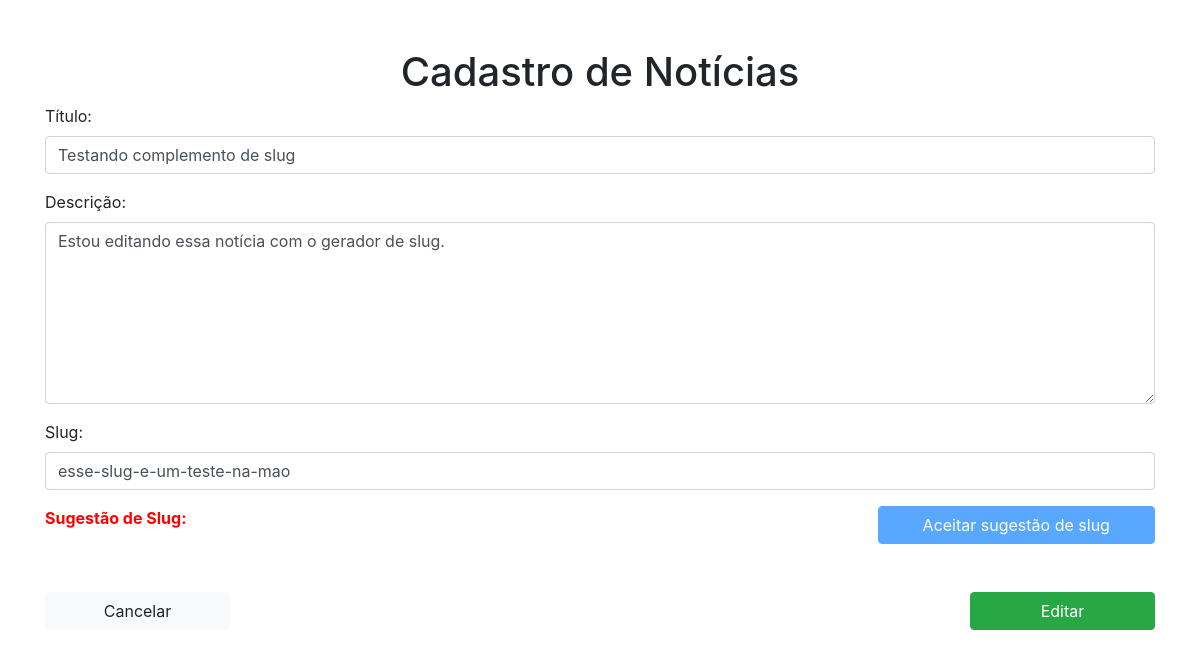
The app's page /editar.php?codigo=5 with its own data.
### tables this page shows
CREATE TABLE IF NOT EXISTS `noticia` (
  `id` int(11) NOT NULL AUTO_INCREMENT,
  `titulo` varchar(255) DEFAULT NULL,
  `descricao` longtext,
  `slug` varchar(255) DEFAULT NULL,
  `complemento` int(11) DEFAULT NULL,
  PRIMARY KEY (`id`)
);

### functions.php (called while the page is built, shortened)
<?php
$conexao = mysqli_connect('localhost','root','', 'crud_sem_lacos');
function get_conexao() {
    global $conexao;
    return $conexao;
}
function db_select($comando, $array=array(), $cabecalho=false) {
    $comando = !empty($array) ? sf($comando, $array) : $comando;
    $resultado = mysqli_query(get_conexao(), $comando);
    $saida = mysqli_fetch_all($resultado);
    $lista = array();
    $campos = campos($resultado);
    array_walk($saida, function($elementoPai, $chavePai) use (&$lista, $campos) {
        array_walk($elementoPai, function($valor, $chave) use (&$lista, $campos, $chavePai){
            $lista[$chavePai][$campos[$chave]] = $valor;
        });
    });
    $saida = $lista;
    array_walk_recursive($saida, function(&$item){
        $item = utf8_encode($item);
    });
    return $saida;
}
function db_select_one($comando, $array=array(), $cabecalho=false) {
    $retorno = db_select($comando, $array, $cabecalho);
    if (count($retorno) == 1) {
        $retorno = array_shift($retorno);
    } else {
        $retorno = false;
    }
    return $retorno;
}
function campos($resultado){
    $saida = mysqli_fetch_fields($resultado);
    array_walk($saida, function (&$campo) {
        $campo = $campo->name;
    });
    return $saida;
}
function sf($string, $array) {
    array_walk($array, function ($valor, $chave) use (&$string){
        $string = str_replace(":".$chave, $valor, $string);
    });
    return $string;
}

### editar.php (the view, shortened to what this page needs)
<?php
require_once('functions.php');
$sql = '
    SELECT
        n.id,
        n.titulo,
        n.descricao,
        IF(CONCAT(n.slug,"-",n.complemento) IS NOT NULL, CONCAT(n.slug,"-",n.complemento), n.slug) slug
    FROM
        noticia n
    WHERE
        id = :codigo
';
$noticia = db_select_one($sql, array(
    'codigo' => !empty($_GET['codigo']) ? $_GET['codigo'] : ""
));
?>
<!DOCTYPE html>
<html lang="pt-br">
    <head>
        <link rel="stylesheet" href="bootstrap/dist/css/bootstrap.min.css" />
    </head>
    <body>
        <div class="container">
            <br clear="both">
            <br clear="both">
            <div class="row div-titulo">
                <h1>Cadastro de Notícias</h1>
            </div>
            <form action="noticiaCRUD.php" method="POST">
                <div class="form-group">
                    <label for="titulo">Título:</label>
                    <input type="text" id="titulo" name="titulo" onkeyup="gera_slug(this.value);" value="<?php echo $noticia['titulo'] ; ?>" class="form-control col-md-12" maxLength="255">
                </div>
                <div class="form-group">
                    <label for="descricao">Descrição:</label>
                    <textarea name="descricao" id="descricao" class="form-control col-md-12" maxLength="4000" rows="7"><?php echo $noticia['descricao'] ; ?></textarea>
                </div>
                <div class="form-group">
                    <label for="slug">Slug:</label>
                    <input type="text" id="slug" name="slug" value="<?php echo $noticia['slug'] ; ?>" class="form-control col-md-12" maxLength="50">
                </div>
                <div class="slug-infos">
                    <span class="sug-slug-title">Sugestão de Slug: </span><span id="sug-slug" class="sug-slug-description"></span>
                    <button type="button" id="aceita-sugestao" class="btn btn-primary col-md-3" disabled>Aceitar sugestão de slug</button>
                </div>
                <br clear="both">
                <br clear="both">
                <div class="clearfix">
                    <a href="/index.php" class="btn btn-light float-left col-md-2">
                        Cancelar
                    </a>
                    <input type="submit" class="btn btn-success float-right col-md-2" name="editar" value="Editar">
                </div>
                <br clear="both">
                <br clear="both">
            </form>
        </div>
    </body>
</html>

### editar.php (style rules this page uses)
.div-titulo { display: flex; flex-wrap: wrap; justify-content: center; }
.sug-slug-title { color:red; font-weight:bold; }
.slug-infos { display:flex; flex-direction:row; justify-content:space-between; }

### records on screen
noticia: titulo "Testando complemento de slug", descricao "Estou editando essa notícia com o gerador de slug."
